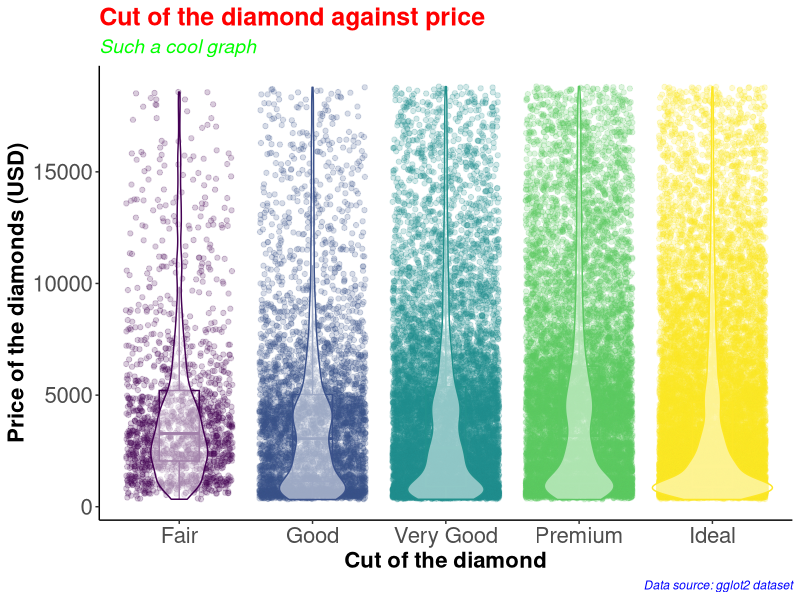
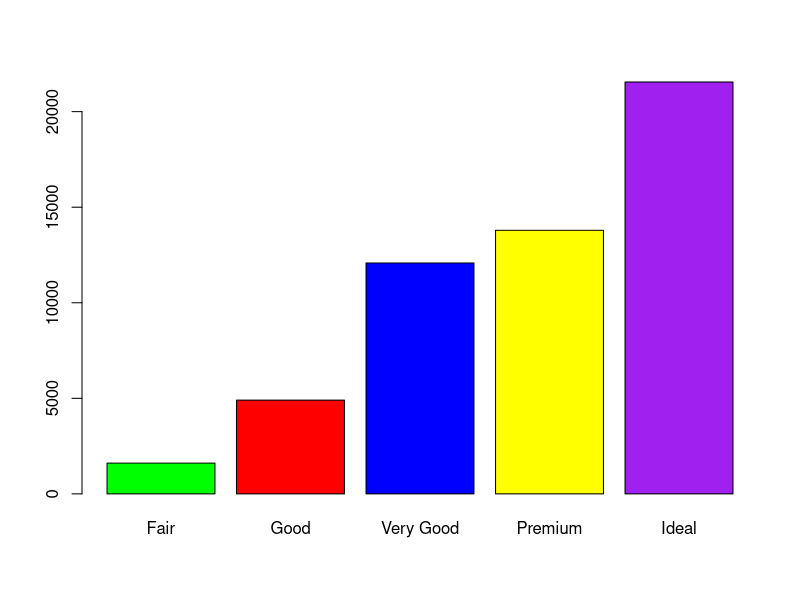

The R script that drew these images, in order:
# Combining both boxplot and violin plots in one.

library(tidyverse)

diamonds_df <- diamonds

diamonds_df %>% 
  ggplot(aes(x = cut, y = price, color = cut)) +
  geom_point(position = "jitter", alpha = 0.2) +
  geom_boxplot(alpha = 0, width = 0.3) +
  geom_violin(alpha = 0.5) +
  theme_classic() +
  theme(legend.position = "none") +
  labs(x = "Cut of the diamond",
       y = "Price of the diamonds (USD)",
       title = "Cut of the diamond against price",
       subtitle = "Such a cool graph",
       caption = "Data source: gglot2 dataset") +
  theme(axis.text=element_text(size=16),
        axis.title=element_text(size=16,face="bold")) +
  theme(plot.title = element_text(color = 'red', size = 18, face = 'bold'),
        plot.subtitle = element_text(color = 'green', size = 14, face = 'italic'),
        plot.caption = element_text(color = 'blue', face = 'italic'))

diamonds %>% 
  filter(cut == 'Very Good') %>% 
  nrow()


diamonds %>% 
  select(cut) %>% 
  table() %>% 
  barplot(col = c('green', 'red', 'blue', 'yellow', 'purple'))
